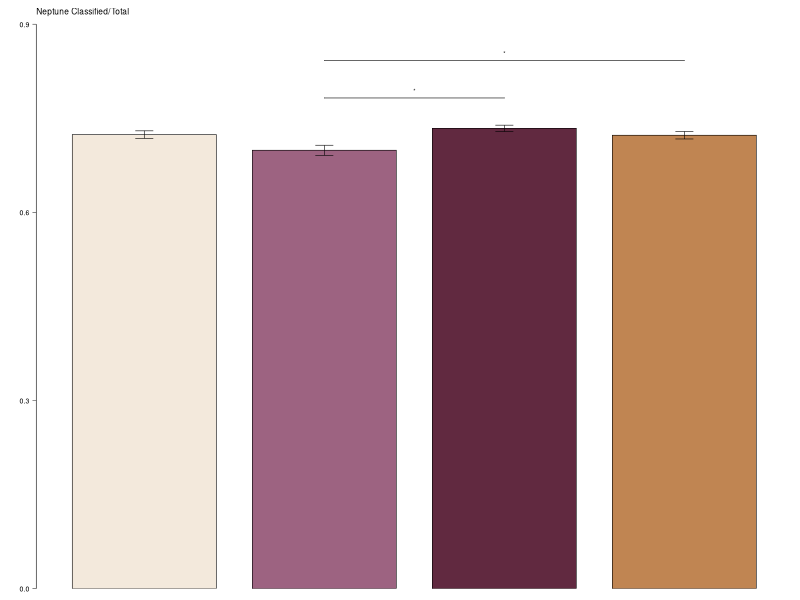
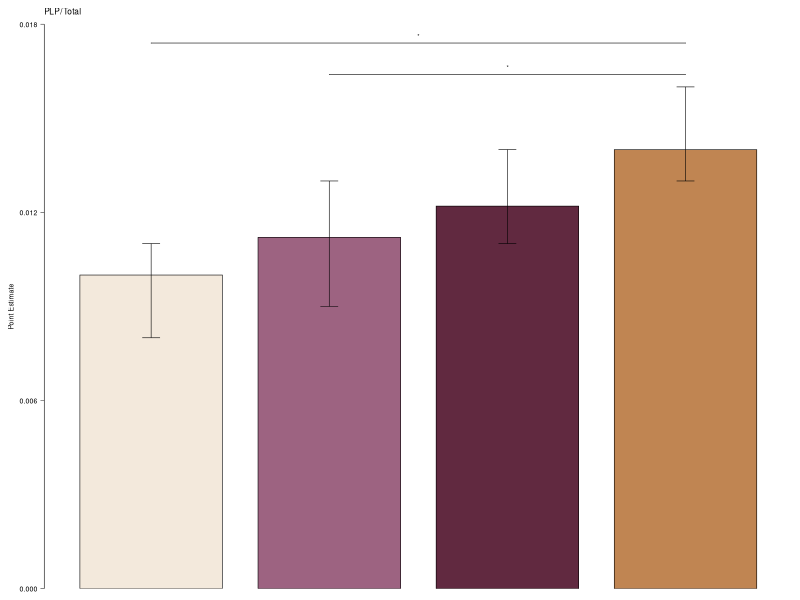
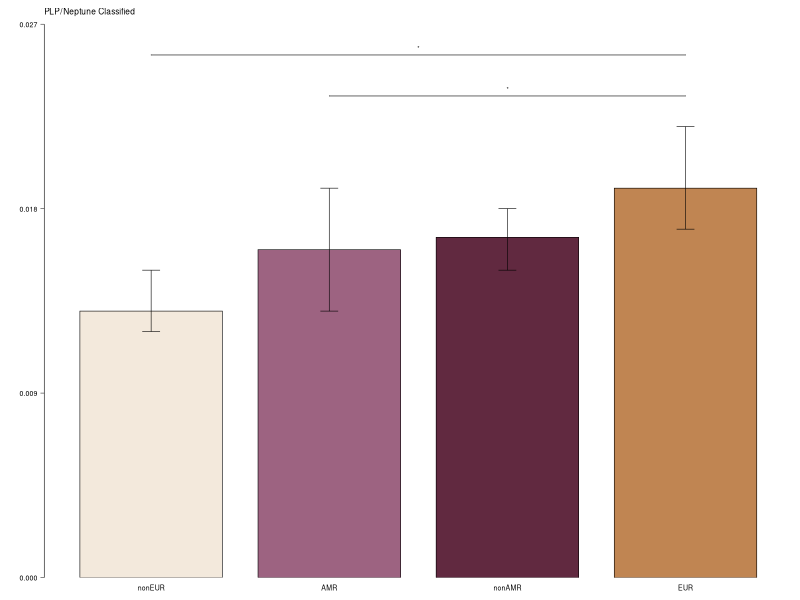
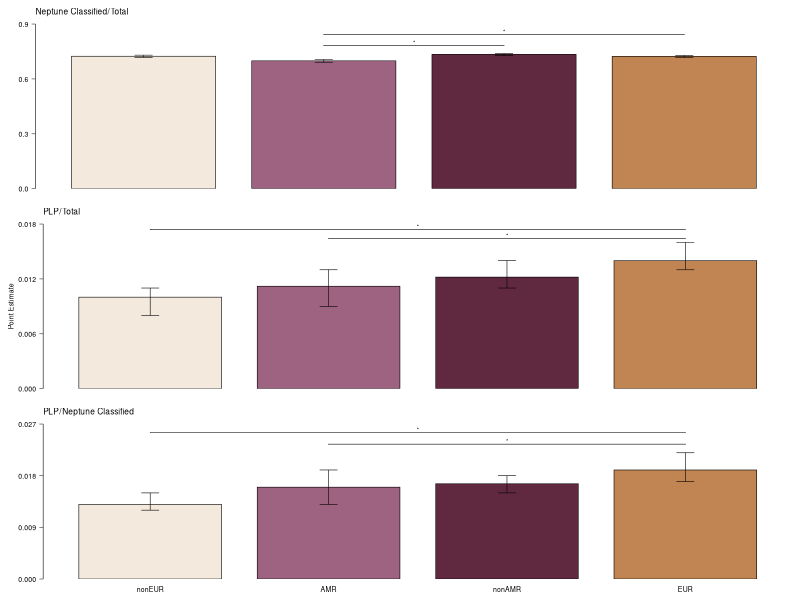
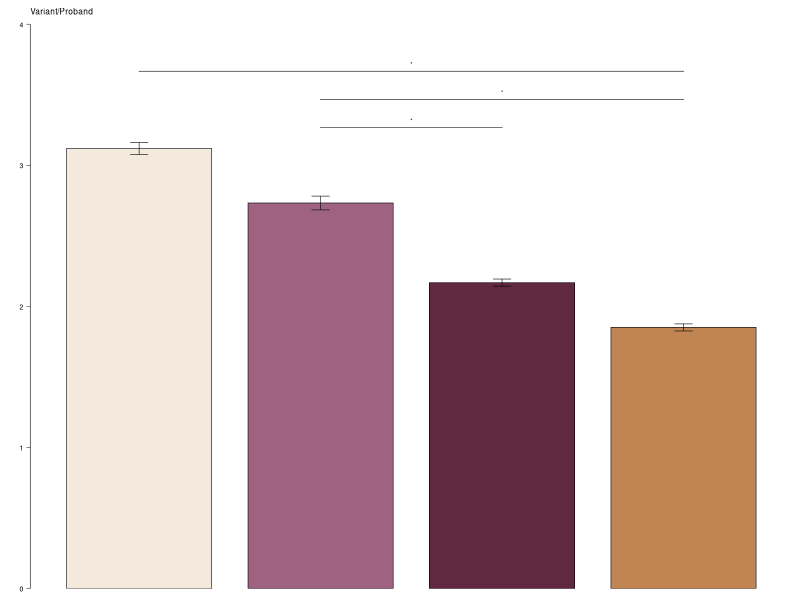
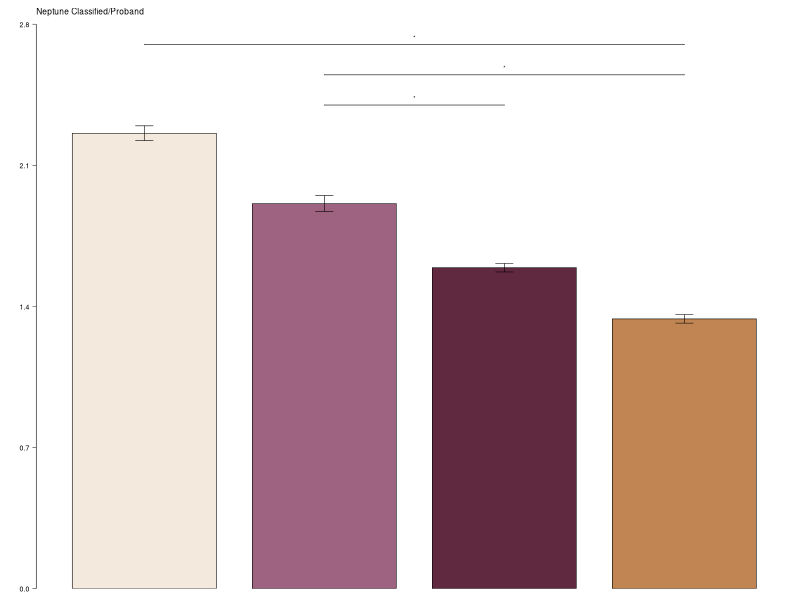
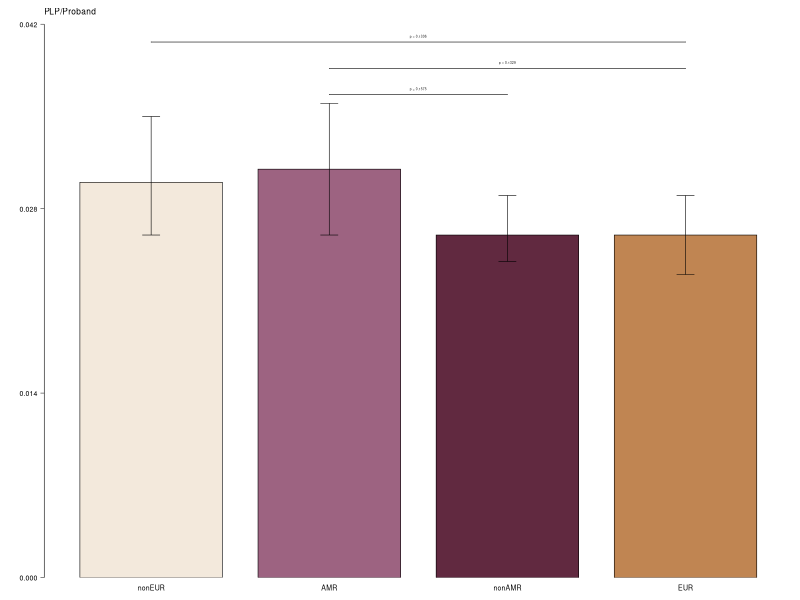
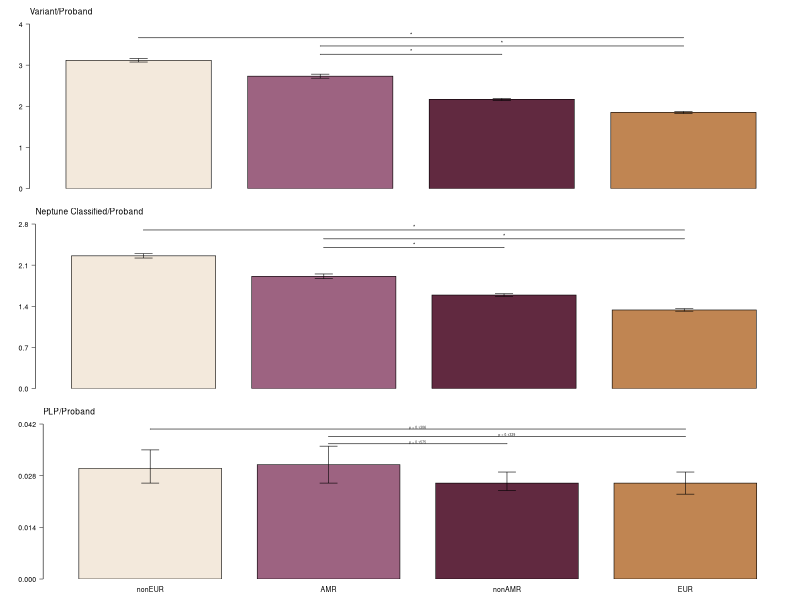

The R script that drew these images, in order:
# Marina Natividad Avila
# 2024-12-06
# Final bar plot for GALA paper regarding neptune results for 73 acmg actionable genes

rm(list=ls())
`%notin%` <- Negate(`%in%`)

# Load necessary libraries
library(ggplot2)
library(ggsignif)

color_scheme <- c('#F3E9DC', '#9D6381', '#612940', '#C08552')
data <- data.frame(
  Comparison = rep(c('Neptune Classified/Total', 'PLP/Total', 'PLP/Neptune Classified'), each = 4),
  Group = rep(c("nonEUR", "AMR", "nonAMR", "EUR"), 3),
  PointEstimate = c(0.724, 0.699, 0.734, 0.723,   # Classified/Total
                    0.010, 0.0112, 0.0122, 0.014, # PLP/Total
                    0.013, 0.016, 0.0166, 0.019), # PLP/Neptune
  CI_lower = c(0.718, 0.691, 0.729, 0.717,       # Classified/Total CI Lower
               0.008, 0.009, 0.011, 0.013,       # PLP/Total CI Lower
               0.012, 0.013, 0.015, 0.017),      # PLP/Neptune CI Lower
  CI_upper = c(0.730, 0.707, 0.739, 0.729,       # Classified/Total CI Upper
               0.011, 0.013, 0.014, 0.016,       # PLP/Total CI Upper
               0.015, 0.019, 0.018, 0.022),      # PLP/Neptune CI Upper
  p_value = c(0.8153, 4.165E-13, 4.165E-13, 0.8153,   # Classified/Total
              4.87E-05, 0.4282, 0.4282, 4.87E-05,     # PLP/Total
              4.35E-05, 0.7612, 0.7612, 4.35E-05)     # PLP/Neptune
)

data$Group <- factor(data$Group, levels = c('nonEUR', 'AMR', 'nonAMR', 'EUR'))
data$Comparison <- factor(data$Comparison, levels = c('Neptune Classified/Total', 'PLP/Total', 'PLP/Neptune Classified'))

################################################################################
################################################################################
# Neptune Classified/Total
p1a <- ggplot(subset(data, Comparison == 'Neptune Classified/Total'), aes(x = Group, y = PointEstimate, fill = Group)) +
  geom_bar(stat = 'identity', color = 'black', show.legend = FALSE, size = 0.2, width = 0.8, position = position_dodge(width = 0.7)) +
  geom_errorbar(aes(ymin = CI_lower, ymax = CI_upper), width = 0.1, position = position_dodge(0.7), size = 0.2) +
  labs(y = '', title = 'Neptune Classified/Total') +
  scale_y_continuous(breaks = c(seq(0, 0.90, 0.30)), limits = c(0, 0.90), expand = c(0, 0)) +
  theme_classic() +
  scale_fill_manual(values = color_scheme) +
  theme(axis.text = element_text(size = 5, family = 'sans', color = 'black'), axis.title.y = element_text(size = 5, family = 'sans'), 
        axis.title.x = element_blank(), title = element_text(size = 5, family = 'sans'), axis.text.x = element_blank(),
        axis.ticks.x = element_blank(), axis.line.y = element_line(size = 0.2), axis.line.x = element_blank(), axis.ticks = element_line(size = 0.2)) +
  geom_signif(comparisons = list(c('AMR', 'EUR'), c('AMR', 'nonAMR')),
              annotations = '*', y_position = c(0.84, 0.78), tip_length = 0, textsize = 1.5, size = 0.2, vjust = 0.3)

p1a

# PLP/Total
p1b <- ggplot(subset(data, Comparison == 'PLP/Total'), aes(x = Group, y = PointEstimate, fill = Group)) +
  geom_bar(stat = 'identity', color = 'black', show.legend = FALSE, size = 0.2, width = 0.8, position = position_dodge(width = 0.7)) +
  geom_errorbar(aes(ymin = CI_lower, ymax = CI_upper), width = 0.1, position = position_dodge(0.7), size = 0.2) +
  labs(y = 'Point Estimate', title = 'PLP/Total') +
  scale_y_continuous(breaks = seq(0, 0.018, 0.006), limits = c(0, 0.018), expand = c(0, 0)) +
  theme_classic() +
  scale_fill_manual(values = color_scheme) +
  theme(axis.text = element_text(size = 5, family = 'sans', color = 'black'), axis.title.y = element_text(size = 5, family = 'sans'), 
        axis.title.x = element_blank(), title = element_text(size = 5, family = 'sans'), axis.text.x = element_blank(),
        axis.ticks.x = element_blank(), axis.line.y = element_line(size = 0.2), axis.line.x = element_blank(), axis.ticks = element_line(size = 0.2)) +
  geom_signif(comparisons = list(c('nonEUR', 'EUR'), c('AMR', 'EUR')),
              annotations = '*', y_position = c(0.017, 0.016), tip_length = 0, textsize = 1.5, size = 0.2, vjust = 0.3)

p1b

 # PLP/Neptune Classified
p1c <- ggplot(subset(data, Comparison == 'PLP/Neptune Classified'), aes(x = Group, y = PointEstimate, fill = Group)) +
  geom_bar(stat = 'identity', color = 'black', show.legend = FALSE, size = 0.2, width = 0.8, position = position_dodge(width = 0.7)) +
  geom_errorbar(aes(ymin = CI_lower, ymax = CI_upper), width = 0.1, position = position_dodge(0.7), size = 0.2) +
  labs(y = '', title = 'PLP/Neptune Classified') +
  scale_y_continuous(breaks = seq(0, 0.027, 0.009), limits = c(0, 0.027), expand = c(0, 0)) +
  theme_classic() +
  scale_fill_manual(values = color_scheme) +
  theme(axis.text = element_text(size = 5, family = 'sans', color = 'black'), axis.title.y = element_text(size = 5, family = 'sans'), 
        axis.title.x = element_blank(), title = element_text(size = 5, family = 'sans'),
        axis.ticks.x = element_blank(), axis.line.y = element_line(size = 0.2), axis.line.x = element_blank(), axis.ticks = element_line(size = 0.2)) +
  geom_signif(comparisons = list(c('nonEUR', 'EUR'), c('AMR', 'EUR')),
              annotations = '*', y_position = c(0.025, 0.023), tip_length = 0, textsize = 1.5, size = 0.2, vjust = 0.3)

p1c

fig7a <- cowplot::plot_grid(p1a, p1b, p1c, nrow = 3)
fig7a

################################################################################
################################################################################
################################################################################
data <- data.frame(
  Comparison = rep(c('Variant/Proband', 'Neptune Classified/Proband', 'PLP/Proband'), each = 4),
  Group = rep(c("AMR", "nonAMR", "nonEUR", "EUR"), 3),
  Total_Variants = c(12162, 28262, 19852, 20572,     # Proband/Total
                     8501, 20750, 14376, 14875,      # Proband/Neptune
                     136, 344, 191, 289),            # PLP/Proband
  N_Probands = c(4450, 13030, 6365, 11115,              # Proband/Total
              4450, 13030, 6365, 11115,              # Proband/Neptune
              4450, 13030, 6365, 11115),             # PLP/Proband
  PointEstimate = c(2.733, 2.169, 3.119, 1.851,      # Proband/Total
                    1.910, 1.592, 2.259, 1.338,      # Proband/Neptune
                    0.031, 0.026, 0.030, 0.026),     # PLP/Proband
  CI_lower = c(2.684, 2.144, 3.076, 1.826,           # Proband/Total CI Lower
               1.870, 1.571, 2.222, 1.317,           # Proband/Neptune CI Lower
               0.026, 0.024, 0.026, 0.023),          # PLP/Proband CI Lower
  CI_upper = c(2.782, 2.194, 3.162, 1.876,           # Proband/Total CI Upper
               1.951, 1.614, 2.296, 1.360,           # Proband/Neptune CI Upper
               0.036, 0.029, 0.035, 0.029),          # PLP/Proband CI Upper
  p_value = c(1.2549e-90, 1.2549e-90, 0, 0,          # Proband/Total p-values
              9.72e-42, 9.72e-42, 0, 0,              # Proband/Neptune p-values
              0.1575, 0.1575, 0.1306, 0.1306)        # PLP/Proband p-values
)

data$Group <- factor(data$Group, levels = c('nonEUR', 'AMR', 'nonAMR', 'EUR'))
data$Comparison <- factor(data$Comparison, levels = c('Variant/Proband', 'Neptune Classified/Proband', 'PLP/Proband'))

# Variant/Proband
p2a <- ggplot(subset(data, Comparison == 'Variant/Proband'), aes(x = Group, y = PointEstimate, fill = Group)) +
  geom_bar(stat = 'identity', color = 'black', show.legend = FALSE, size = 0.2, width = 0.8, position = position_dodge()) +
  geom_errorbar(aes(ymin = CI_lower, ymax = CI_upper), width = 0.1, position = position_dodge(0.8), size = 0.2) +
  labs(y = '', title = 'Variant/Proband') +
  scale_y_continuous(breaks = seq(0, 4.0, 1.0), limits = c(0, 4.0), expand = c(0, 0)) +
  theme_classic() +
  scale_fill_manual(values = color_scheme) +
  theme(axis.text = element_text(size = 5, family = 'sans', color = 'black'), axis.title.y = element_text(size = 5, family = 'sans'),
        axis.title.x = element_blank(), title = element_text(size = 5, family = 'sans'), axis.text.x = element_blank(),
        axis.ticks.x = element_blank(), axis.line.y = element_line(size = 0.2), axis.line.x = element_blank(), axis.ticks = element_line(size = 0.2)) +
  geom_signif(comparisons = list(c('nonEUR', 'EUR'), c('AMR', 'EUR'), c('AMR', 'nonAMR')),
              annotations = c('*', '*', '*'), y_position = c(3.6, 3.4, 3.2), tip_length = 0, textsize = 1.5, size = 0.2, vjust = 0.3)

p2a

# Neptune Classified/Proband
p2b <- ggplot(subset(data, Comparison == 'Neptune Classified/Proband'), aes(x = Group, y = PointEstimate, fill = Group)) +
  geom_bar(stat = 'identity', color = 'black', show.legend = FALSE, size = 0.2, width = 0.8, position = position_dodge()) +
  geom_errorbar(aes(ymin = CI_lower, ymax = CI_upper), width = 0.1, position = position_dodge(0.8), size = 0.2) +
  labs(y = '', title = 'Neptune Classified/Proband') +
  scale_y_continuous(breaks = seq(0, 2.8, 0.7), limits = c(0, 2.8), expand = c(0, 0)) +
  theme_classic() +
  scale_fill_manual(values = color_scheme) +
  theme(axis.text = element_text(size = 5, family = 'sans', color = 'black'), axis.title.y = element_text(size = 5, family = 'sans'),
        axis.title.x = element_blank(), title = element_text(size = 5, family = 'sans'), axis.text.x = element_blank(),
        axis.ticks.x = element_blank(), axis.line.y = element_line(size = 0.2), axis.line.x = element_blank(), axis.ticks = element_line(size = 0.2)) +
  geom_signif(comparisons = list(c('nonEUR', 'EUR'), c('AMR', 'EUR'), c('AMR', 'nonAMR')),
              annotations = c('*', '*', '*'), y_position = c(2.65, 2.5, 2.35), tip_length = 0, textsize = 1.5, size = 0.2, vjust = 0.3)

p2b

# PLP/Proband
p2c <- ggplot(subset(data, Comparison == 'PLP/Proband'), aes(x = Group, y = PointEstimate, fill = Group)) +
  geom_bar(stat = 'identity', color = 'black', show.legend = FALSE, size = 0.2, width = 0.8, position = position_dodge()) +
  geom_errorbar(aes(ymin = CI_lower, ymax = CI_upper), width = 0.1, position = position_dodge(0.8), size = 0.2) +
  labs(y = '', title = 'PLP/Proband') +
  scale_y_continuous(breaks = seq(0, 0.042, 0.014), limits = c(0, 0.042), expand = c(0, 0)) +
  theme_classic() +
  scale_fill_manual(values = color_scheme) +
  theme(axis.text = element_text(size = 5, family = 'sans', color = 'black'), axis.title.y = element_text(size = 5, family = 'sans'),
        axis.title.x = element_blank(), title = element_text(size = 5, family = 'sans'), axis.ticks.x = element_blank(),
        axis.line.y = element_line(size = 0.2), axis.line.x = element_blank(), axis.ticks = element_line(size = 0.2)) +
  geom_signif(comparisons = list(c('nonEUR', 'EUR'), c('AMR', 'EUR'), c('AMR', 'nonAMR')),
              annotations = c('p = 0.1306', 'p = 0.1329', 'p = 0.1575'), 
              y_position = c(0.040, 0.038, 0.036), tip_length = 0, textsize = 0.8, size = 0.2, vjust = 0.40)

p2c


fig7b <- cowplot::plot_grid(p2a, p2b, p2c, nrow = 3)
fig7b

fig7 <- cowplot::plot_grid(p1a, p2a, p1b, p2b, p1c, p2c, nrow = 3)
fig7

# ggsave('/sc/arion/projects/buxbaj01a/GALA/GALA_manuscript/DATA/edited_data/Figures/manuscript/NatureMedicine/December/Supplementary_Figure4_2024-12-06.pdf', fig7, height = 120, width = 80, units = 'mm', device = cairo_pdf)

